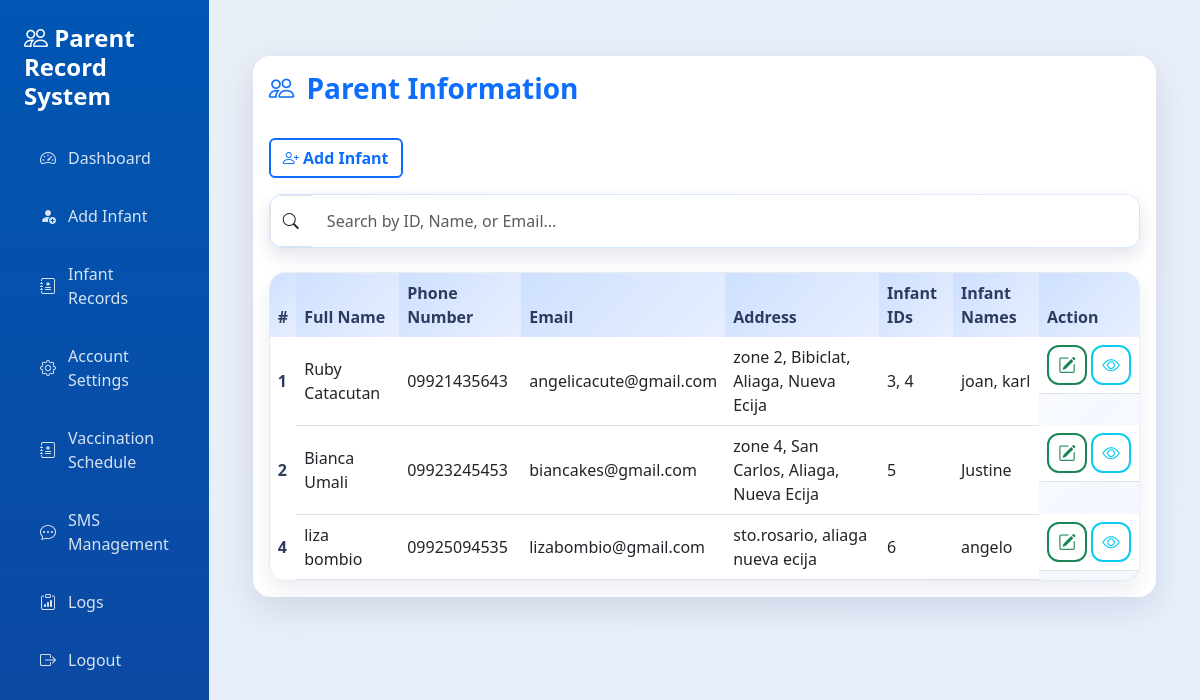
/view_parents.php, run on an earlier commit of the app's database.
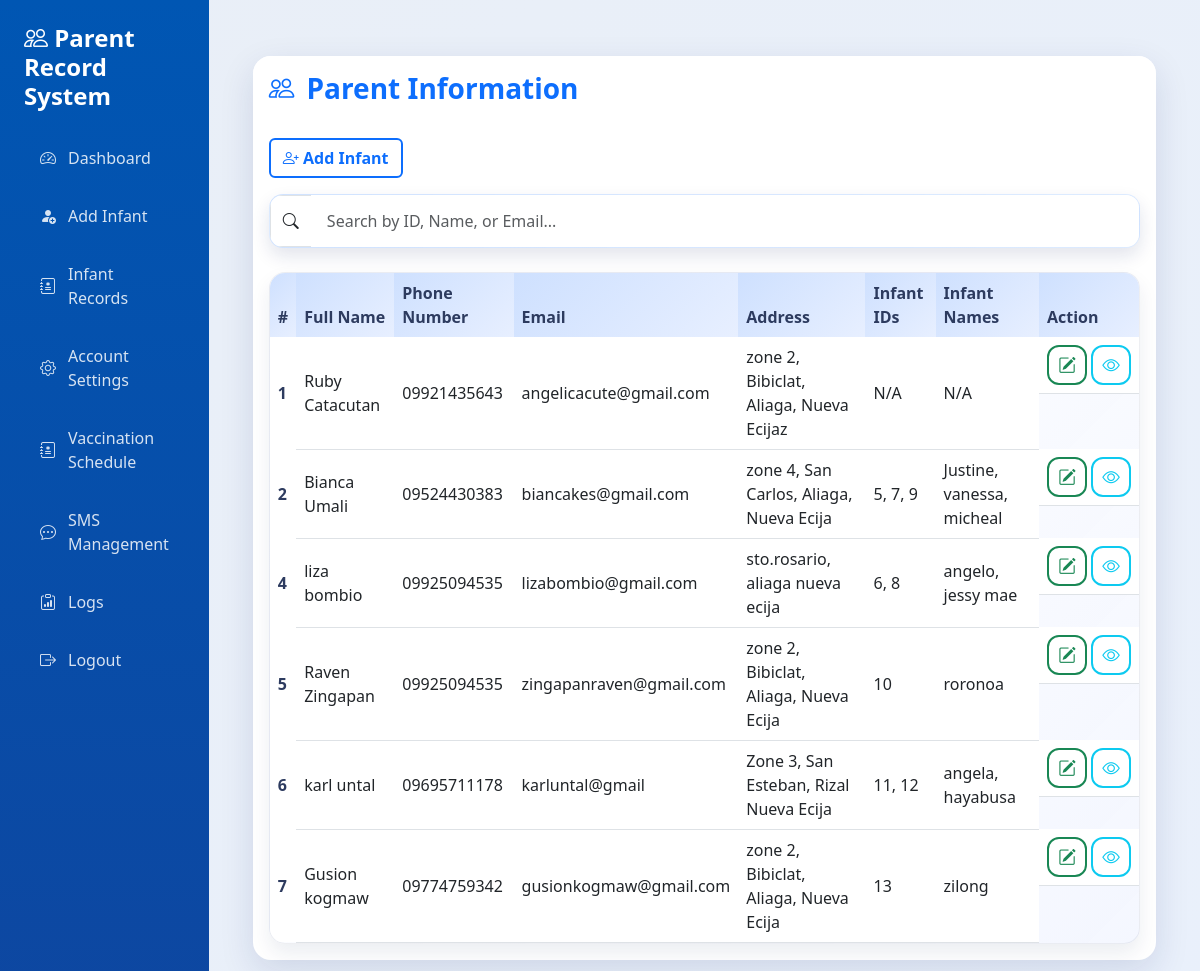
And on a later commit of the database.
### tables this page shows
CREATE TABLE `parents` (
  `id` int(11) NOT NULL,
  `first_name` varchar(100) NOT NULL,
  `last_name` varchar(100) NOT NULL,
  `email` varchar(150) DEFAULT NULL,
  `phone` varchar(20) DEFAULT NULL,
  `address` text DEFAULT NULL,
  `created_at` timestamp NOT NULL DEFAULT current_timestamp(),
  `updated_at` timestamp NOT NULL DEFAULT current_timestamp() ON UPDATE current_timestamp(),
  `barangay` varchar(100) DEFAULT NULL
);

### view_parents.php (the view, shortened to what this page needs)
<?php
include 'dbForm.php';
$isParent = isset($_SESSION['user']['role']) && $_SESSION['user']['role'] === 'parent';
$parentEmail = ($isParent && isset($_SESSION['user']['email'])) ? mysqli_real_escape_string($con, $_SESSION['user']['email']) : null;
?>
<!DOCTYPE html>
<html lang="en">
<head>
    <link rel="stylesheet" href="https://cdn.jsdelivr.net/npm/bootstrap@5.3.0/dist/css/bootstrap.min.css">
    <link rel="stylesheet" href="https://cdn.jsdelivr.net/npm/bootstrap-icons/font/bootstrap-icons.css">
    <link rel="stylesheet" href="assets/css/theme.css">
</head>
<body>
    <div class="sidebar" id="sidebar">
        <h4 class="mb-4"><i class="bi bi-people"></i> Parent Record System</h4>
        <a href="dashboard.php"><i class="bi bi-speedometer2"></i> Dashboard</a>
        <a href="addinfant.php"><i class="bi bi-person-fill-add"></i> Add Infant</a>
        <a href="viewinfant.php"><i class="bi bi-journal-medical"></i> Infant Records</a>
        <a href="account_settings.php"><i class="bi bi-gear"></i> Account Settings</a>
        <?php if (!$isParent): ?>
            <a href="vaccination_schedule.php"><i class="bi bi-journal-medical"></i> Vaccination Schedule</a>
            <a href="sms.php"><i class="bi bi-chat-dots"></i> SMS Management</a>
            <a href="login_logs.php"><i class="bi bi-clipboard-data"></i> Logs</a>
        <?php endif; ?>
        <a href="logout.php"><i class="bi bi-box-arrow-right"></i> Logout</a>
    </div>
    <div class="content-area">
        <div class="container-fluid mt-4">
            <div class="card card-shadow">
                <div class="card-header bg-white border-0 py-3">
                    <h3 class="dashboard-title"><i class="bi bi-people"></i>Parent Information</h3>
                </div>
                <div class="card-body">
                    <div class="mb-3 text-start">
                        <a href="addinfant.php" class="btn btn-outline-primary"><i class="bi bi-person-plus"></i> Add Infant</a>
                    </div>
                    <?php if (!$isParent): ?>
                        <form method="GET" action="view_parents.php" class="mb-4">
                            <div class="input-group search-bar search-bar-elevated">
                                <span class="input-group-text"><i class="bi bi-search"></i></span>
                                <input type="text" id="search" class="form-control" placeholder="Search by ID, Name, or Email...">
                            </div>
                        </form>
                    <?php endif; ?>
                    <div class="table-modern table-modern-elevated">
                        <div class="table-responsive">
                            <table class="table table-hover align-middle mb-0">
                            <thead>
                            <tr>
                                <th scope="col">#</th>
                                <th scope="col">Full Name</th>
                                <th scope="col">Phone Number</th>
                                <th scope="col">Email</th>
                                <th scope="col">Address</th>
                                <th scope="col">Infant IDs</th>
                                <th scope="col">Infant Names</th>
                                <th scope="col">Action</th>
                            </tr>
                            </thead>
                            <tbody>
                            <?php
                            $search = (!$isParent && isset($_GET['search'])) ? mysqli_real_escape_string($con, $_GET['search']) : '';
                            if ($isParent && $parentEmail) {
                                if (!empty($search)) {
                                    $sql = "SELECT parents.*,
                                               GROUP_CONCAT(infantinfo.id SEPARATOR ', ') AS infant_ids,
                                               GROUP_CONCAT(infantinfo.firstname SEPARATOR ', ') AS infant_names
                                            FROM parents
                                            LEFT JOIN infantinfo ON parents.id = infantinfo.parent_id
                                            WHERE parents.email = '$parentEmail' AND (
                                                parents.id LIKE '%$search%' OR
                                                parents.first_name LIKE '%$search%' OR
                                                parents.last_name LIKE '%$search%' OR
                                                parents.email LIKE '%$search%')
                                            GROUP BY parents.id";
                                } else {
                                    $sql = "SELECT parents.*,
                                               GROUP_CONCAT(infantinfo.id SEPARATOR ', ') AS infant_ids,
                                               GROUP_CONCAT(infantinfo.firstname SEPARATOR ', ') AS infant_names
                                            FROM parents
                                            LEFT JOIN infantinfo ON parents.id = infantinfo.parent_id
                                            WHERE parents.email = '$parentEmail'
                                            GROUP BY parents.id";
                                }
                            } else {
                                if (!empty($search)) {
                                    $sql = "SELECT parents.*,
                                               GROUP_CONCAT(infantinfo.id SEPARATOR ', ') AS infant_ids,
                                               GROUP_CONCAT(infantinfo.firstname SEPARATOR ', ') AS infant_names
                                            FROM parents
                                            LEFT JOIN infantinfo ON parents.id = infantinfo.parent_id
                                            WHERE
                                                parents.id LIKE '%$search%' OR
                                                parents.first_name LIKE '%$search%' OR
                                                parents.last_name LIKE '%$search%' OR
                                                parents.email LIKE '%$search%'
                                            GROUP BY parents.id";
                                } else {
                                    $sql = "SELECT parents.*,
                                               GROUP_CONCAT(infantinfo.id SEPARATOR ', ') AS infant_ids,
                                               GROUP_CONCAT(infantinfo.firstname SEPARATOR ', ') AS infant_names
                                            FROM parents
                                            LEFT JOIN infantinfo ON parents.id = infantinfo.parent_id
                                            GROUP BY parents.id";
                                }
                            }
                            $result = mysqli_query($con, $sql);
                            if ($result) {
                                while ($row = mysqli_fetch_assoc($result)) {
                                    $id = $row['id'];
                                    $first_name = $row['first_name'];
                                    $last_name = $row['last_name'];
                                    $fullName = trim(preg_replace('/\s+/', ' ', $first_name . ' ' . $last_name));
                                    $phone = $row['phone'];
                                    $email = $row['email'];
                                    $address = $row['address']; ?>
                                    <tr>
                                        <th scope="row"><?php echo $id; ?></th>
                                        <td><?php echo $fullName; ?></td>
                                        <td><?php echo $phone; ?></td>
                                        <td><?php echo $email; ?></td>
                                        <td><?php echo $address; ?></td>
                                        <td><?php echo $row['infant_ids'] ?: 'N/A'; ?></td>
                                        <td><?php echo $row['infant_names'] ?: 'N/A'; ?></td>
                                        <td class="d-flex gap-1 justify-content-center action-icons">
                                            <?php if (!$isParent):
                                            ?>
                                                <button class="btn btn-outline-success btn-sm" onclick="confirmEdit(<?php echo $id; ?>)" title="Edit"><i class="bi bi-pencil-square"></i></button>
                                            <?php endif; ?>
                                            <a href="view_details.php?parent_id=<?php echo $id; ?>" class="btn btn-outline-info btn-sm" title="Details"><i class="bi bi-eye"></i></a>
                                        </td>
                                    </tr>
                            <?php
                                }
                            }
                            ?>
                            </tbody>
                            </table>
                        </div>
                    </div>
                </div>
            </div>
        </div>
    </div>
</body>
</html>

### assets/css/theme.css (style rules this page uses)
:root { --primary-color: #0d6efd; --primary-dark: #0a58ca; --sidebar-width: 250px; --content-bg: #f5f7fb; --text-color: #2b3146; --muted-color: #6c757d; --card-radius: 18px; --transition-speed: 0.3s; --shadow-lg: 0 12px 35px rgba(15, 35, 95, 0.12); --shadow-md: 0 10px 25px rgba(15, 35, 95, 0.18); }
* { box-sizing: border-box; }
body { margin: 0; font-family: 'Segoe UI', 'Helvetica Neue', Arial, sans-serif; color: var(--text-color); background-color: var(--content-bg); display: flex; min-height: 100vh; transition: background-color var(--transition-speed) ease; }
a { color: inherit; }
.sidebar { width: var(--sidebar-width); background: linear-gradient(180deg, #0056b3 0%, #0d47a1 100%); color: #fff; padding: 24px; transition: transform var(--transition-speed) ease; min-height: 100vh; position: relative; z-index: 1000; }
.sidebar h4 { font-weight: 600; margin-bottom: 1.8rem; }
.sidebar a { color: rgba(255, 255, 255, 0.84); text-decoration: none; display: flex; align-items: center; gap: 12px; padding: 12px 16px; border-radius: 12px; margin-bottom: 10px; transition: background var(--transition-speed) ease, color var(--transition-speed) ease; font-weight: 500; }
.content-area { flex-grow: 1; min-height: 100vh; padding: 32px; background: linear-gradient(135deg, rgba(0, 86, 179, 0.05), rgba(13, 110, 253, 0.05)); }
.card-shadow { border: none; border-radius: var(--card-radius); box-shadow: var(--shadow-lg); background-color: #fff; overflow: hidden; }
.dashboard-title { display: flex; align-items: center; gap: 12px; margin: 0; font-weight: 700; color: var(--primary-color); }
.dashboard-title i { font-size: 1.6rem; }
.table-modern { border-radius: 16px; overflow: hidden; background-color: #fff; box-shadow: 0 10px 20px rgba(15, 35, 95, 0.08); }
.table-modern-elevated { border: 1px solid rgba(45, 59, 95, 0.08); background: linear-gradient(135deg, rgba(255, 255, 255, 0.96), rgba(243, 246, 255, 0.9)); }
.table-modern-elevated .table thead th { background: linear-gradient(135deg, rgba(13, 110, 253, 0.16), rgba(13, 110, 253, 0.05)); border-bottom: none; }
.table-modern-elevated .table tbody tr { transition: transform var(--transition-speed) ease, box-shadow var(--transition-speed) ease; }
.table-modern table { margin-bottom: 0; }
.table-modern thead { background-color: #f3f6ff; }
.table-modern th { font-weight: 600; color: #2d3b5f; border-bottom: none; }
.table-modern td { vertical-align: middle; }
.search-bar { border-radius: 14px; overflow: hidden; box-shadow: 0 8px 18px rgba(15, 35, 95, 0.12); }
.search-bar-elevated { background: linear-gradient(135deg, rgba(13, 110, 253, 0.08), rgba(13, 110, 253, 0.02)); border: 1px solid rgba(13, 110, 253, 0.12); }
.search-bar .form-control { border: none; padding: 14px 16px; }
.search-bar .input-group-text { background-color: #fff; }
.btn-outline-primary, .btn-outline-success, .btn-outline-secondary, .btn-outline-info, .btn-outline-danger { border-width: 2px; font-weight: 600; }
.form-control, .form-select { border-radius: 12px; padding: 12px 16px; border: 1px solid rgba(13, 110, 253, 0.18); transition: border-color var(--transition-speed) ease, box-shadow var(--transition-speed) ease; }
.action-icons .btn { border-radius: 12px; display: inline-flex; align-items: center; justify-content: center; width: 40px; height: 40px; font-size: 1.1rem; }
.card-header.bg-white { border-bottom: none; }
.table thead th { font-weight: 600; }

What changed in the data, as far as the page shows it:
changed parents "Ruby Catacutan": address "zone 2, Bibiclat, Aliaga, Nueva Ecija" → "zone 2, Bibiclat, Aliaga, Nueva Ecijaz"; infant_ids "3, 4" → "N/A"; infant_names "joan, karl" → "N/A"
changed parents "Bianca Umali": phone "09923245453" → "09524430383"; infant_ids "5" → "5, 7, 9"; infant_names "Justine" → "Justine, vanessa, micheal"
computed for parents "liza bombio": infant_ids "6" → "6, 8"; infant_names "angelo" → "angelo, jessy mae"
added parents: id "5", fullName "Raven Zingapan", phone "09925094535", email "zingapanraven@gmail.com", address "zone 2, Bibiclat, Aliaga, Nueva Ecija", infant_ids "10", infant_names "roronoa"
added parents: id "6", fullName "karl untal", phone "09695711178", email "karluntal@gmail", address "Zone 3, San Esteban, Rizal Nueva Ecija", infant_ids "11, 12", infant_names "angela, hayabusa"
added parents: id "7", fullName "Gusion kogmaw", phone "09774759342", email "gusionkogmaw@gmail.com", address "zone 2, Bibiclat, Aliaga, Nueva Ecija", infant_ids "13", infant_names "zilong"
